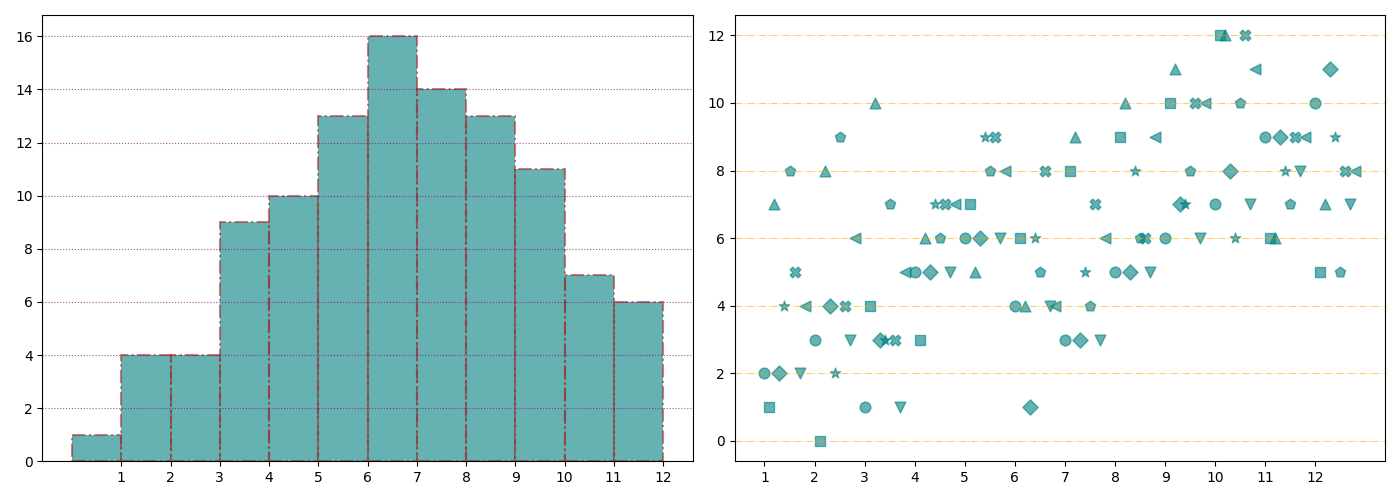

Write Python code to recreate this figure.
import matplotlib.pyplot as plt
import numpy as np

monthly_observations = [
    [2, 3, 1, 5, 6, 4, 3, 5, 6, 7, 9, 10],
    [1, 0, 4, 3, 7, 6, 8, 9, 10, 12, 6, 5],
    [7, 8, 10, 6, 5, 4, 9, 10, 11, 12, 6, 7],
    [2, 4, 3, 5, 6, 1, 3, 5, 7, 8, 9, 11],
    [4, 2, 3, 7, 9, 6, 5, 8, 7, 6, 8, 9],
    [8, 9, 7, 6, 8, 5, 4, 6, 8, 10, 7, 5],
    [5, 4, 3, 7, 9, 8, 7, 6, 10, 12, 9, 8],
    [2, 3, 1, 5, 6, 4, 3, 5, 6, 7, 8, 7],
    [4, 6, 5, 7, 8, 4, 6, 9, 10, 11, 9, 8]
]

all_months = np.concatenate(monthly_observations)
months = np.arange(1, 13)

fig, (ax1, ax2) = plt.subplots(1, 2, figsize=(14, 5))

# Use a single color 'teal' consistently across the plots
common_color = 'teal'

ax1.hist(all_months, bins=12, color=common_color, edgecolor='brown', alpha=0.6, linestyle='-.', linewidth=1.5)
ax1.set_xticks(np.arange(1, 13))
ax1.yaxis.grid(True, linestyle=':', which='major', color='purple', alpha=0.7)

years = [2011, 2012, 2013, 2014, 2016, 2017, 2018, 2019, 2020]
marker_styles = ['o', 's', '^', 'D', '*', 'p', 'X', 'v', '<', '>']
for i, (year, observations) in enumerate(zip(years, monthly_observations)):
    ax2.scatter(months + i * 0.1, observations, s=60, alpha=0.6, marker=marker_styles[i % len(marker_styles)], color=common_color)

ax2.set_xticks(np.arange(1, 13))
ax2.yaxis.grid(True, linestyle='-.', which='major', color='orange', alpha=0.55)

plt.tight_layout()
plt.show()
